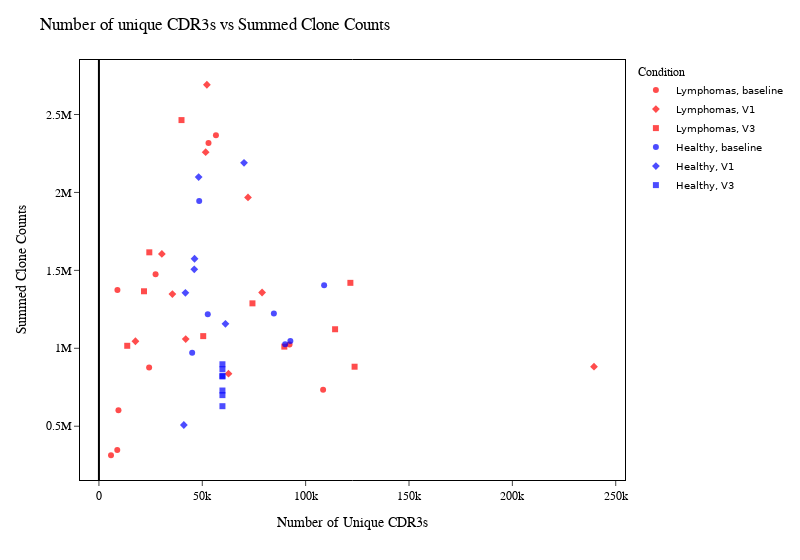

Notebook code for this chart:
### Code cell
plotting.plot_nuniques_clonecounts(uniques, PLOTSDIR)

### Figure 1 — Plotly figure (JSON) as saved in the notebook; plotly's stock layout.template omitted (floating-point values rounded to 4 significant figures)
{"data": [{"hovertemplate": "CONDITION=Lymphomas<br>TIMEPOINTS=baseline<br>countUniqueCDR3=%{x}<br>cloneCount=%{y}<extra></extra>", "legendgroup": "Lymphomas, baseline", "marker": {"color": "red", "opacity": 0.7, "symbol": "circle"}, "mode": "markers", "name": "Lymphomas, baseline", "orientation": "v", "showlegend": true, "type": "scatter", "x": [24279, 108449, 9446, 5839, 56604, 27409, 92186, 8867, 8945, 53006], "xaxis": "x", "y": [876488, 733512, 603203, 313787, 2367217, 1475616, 1024265, 347879, 1374251, 2317242], "yaxis": "y"}, {"hovertemplate": "CONDITION=Lymphomas<br>TIMEPOINTS=V1<br>countUniqueCDR3=%{x}<br>cloneCount=%{y}<extra></extra>", "legendgroup": "Lymphomas, V1", "marker": {"color": "red", "opacity": 0.7, "symbol": "diamond"}, "mode": "markers", "name": "Lymphomas, V1", "orientation": "v", "showlegend": true, "type": "scatter", "x": [62681, 239494, 17657, 78932, 51636, 72116, 41982, 52223, 30454, 35531], "xaxis": "x", "y": [836920, 882116, 1045128, 1357976, 2258093, 1968152, 1058867, 2690850, 1605408, 1347682], "yaxis": "y"}, {"hovertemplate": "CONDITION=Lymphomas<br>TIMEPOINTS=V3<br>countUniqueCDR3=%{x}<br>cloneCount=%{y}<extra></extra>", "legendgroup": "Lymphomas, V3", "marker": {"color": "red", "opacity": 0.7, "symbol": "square"}, "mode": "markers", "name": "Lymphomas, V3", "orientation": "v", "showlegend": true, "type": "scatter", "x": [123678, 121640, 13690, 74270, 21801, 89691, 50452, 114244, 24371, 39945], "xaxis": "x", "y": [881868, 1419964, 1016063, 1288331, 1365856, 1010740, 1078076, 1122176, 1615683, 2464141], "yaxis": "y"}, {"hovertemplate": "CONDITION=Healthy<br>TIMEPOINTS=baseline<br>countUniqueCDR3=%{x}<br>cloneCount=%{y}<extra></extra>", "legendgroup": "Healthy, baseline", "marker": {"color": "blue", "opacity": 0.7, "symbol": "circle"}, "mode": "markers", "name": "Healthy, baseline", "orientation": "v", "showlegend": true, "type": "scatter", "x": [48508, 92600, 108941, 45099, 84640, 52658, 90085], "xaxis": "x", "y": [1945658, 1046163, 1404952, 971713, 1224009, 1217669, 1026300], "yaxis": "y"}, {"hovertemplate": "CONDITION=Healthy<br>TIMEPOINTS=V1<br>countUniqueCDR3=%{x}<br>cloneCount=%{y}<extra></extra>", "legendgroup": "Healthy, V1", "marker": {"color": "blue", "opacity": 0.7, "symbol": "diamond"}, "mode": "markers", "name": "Healthy, V1", "orientation": "v", "showlegend": true, "type": "scatter", "x": [46259, 41077, 46120, 48241, 61199, 41834, 70195], "xaxis": "x", "y": [1574484, 507993, 1506542, 2098347, 1157028, 1355741, 2190234], "yaxis": "y"}, {"hovertemplate": "CONDITION=Healthy<br>TIMEPOINTS=V3<br>countUniqueCDR3=%{x}<br>cloneCount=%{y}<extra></extra>", "legendgroup": "Healthy, V3", "marker": {"color": "blue", "opacity": 0.7, "symbol": "square"}, "mode": "markers", "name": "Healthy, V3", "orientation": "v", "showlegend": true, "type": "scatter", "x": [59749, 59749, 59749, 59749, 59749, 59749, 59749], "xaxis": "x", "y": [897483, 699519, 865964, 822938, 628521, 819284, 729100], "yaxis": "y"}], "layout": {"font": {"color": "black", "family": "JetBrains Mono", "size": 12}, "legend": {"font": {"color": "black", "family": "DejaVu Sans", "size": 10}, "title": {"font": {"family": "JetBrains Mono", "size": 12}, "text": "Condition"}, "tracegroupgap": 0}, "margin": {"t": 60}, "plot_bgcolor": "white", "shapes": [{"line": {"color": "black", "width": 2}, "type": "line", "x0": 0, "x1": 0, "xref": "x", "y0": 0, "y1": 1, "yref": "y domain"}], "title": {"text": "Number of unique CDR3s vs Summed Clone Counts"}, "width": 800, "xaxis": {"anchor": "y", "domain": [0, 1], "linecolor": "black", "mirror": true, "showgrid": false, "showline": true, "ticks": "outside", "title": {"text": "Number of Unique CDR3s"}}, "yaxis": {"anchor": "x", "domain": [0, 1], "linecolor": "black", "mirror": true, "showgrid": false, "showline": true, "ticks": "outside", "title": {"text": "Summed Clone Counts"}}}}
